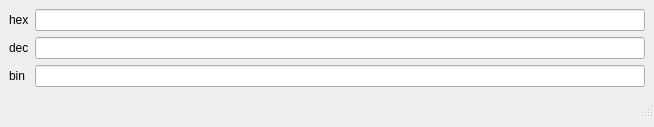
<?xml version="1.0" encoding="UTF-8"?>
<ui version="4.0">
 <class>BaseDialog</class>
 <widget class="QDialog" name="BaseDialog">
  <property name="geometry">
   <rect>
    <x>0</x>
    <y>0</y>
    <width>654</width>
    <height>127</height>
   </rect>
  </property>
  <layout class="QVBoxLayout" name="verticalLayout">
   <property name="spacing">
    <number>0</number>
   </property>
   <property name="leftMargin">
    <number>0</number>
   </property>
   <property name="topMargin">
    <number>0</number>
   </property>
   <property name="rightMargin">
    <number>0</number>
   </property>
   <property name="bottomMargin">
    <number>0</number>
   </property>
   <item>
    <layout class="QGridLayout" name="gridLayout">
     <property name="leftMargin">
      <number>9</number>
     </property>
     <property name="topMargin">
      <number>9</number>
     </property>
     <property name="rightMargin">
      <number>9</number>
     </property>
     <property name="bottomMargin">
      <number>9</number>
     </property>
     <property name="spacing">
      <number>6</number>
     </property>
     <item row="0" column="0">
      <widget class="QLabel" name="labelHex">
       <property name="text">
        <string>hex</string>
       </property>
      </widget>
     </item>
     <item row="0" column="1">
      <widget class="NumberEdit" name="hex"/>
     </item>
     <item row="1" column="0">
      <widget class="QLabel" name="labelDec">
       <property name="text">
        <string>dec</string>
       </property>
      </widget>
     </item>
     <item row="1" column="1">
      <widget class="NumberEdit" name="dec"/>
     </item>
     <item row="2" column="0">
      <widget class="QLabel" name="labelBin">
       <property name="text">
        <string>bin</string>
       </property>
      </widget>
     </item>
     <item row="2" column="1">
      <widget class="NumberEdit" name="bin"/>
     </item>
    </layout>
   </item>
   <item>
    <widget class="QStatusBar" name="statusbar"/>
   </item>
   <item>
    <spacer name="verticalSpacer">
     <property name="orientation">
      <enum>Qt::Vertical</enum>
     </property>
     <property name="sizeHint" stdset="0">
      <size>
       <width>20</width>
       <height>7</height>
      </size>
     </property>
    </spacer>
   </item>
  </layout>
 </widget>
 <customwidgets>
  <customwidget>
   <class>NumberEdit</class>
   <extends>QLineEdit</extends>
   <header>numberedit.h</header>
  </customwidget>
 </customwidgets>
 <resources/>
 <connections/>
</ui>
